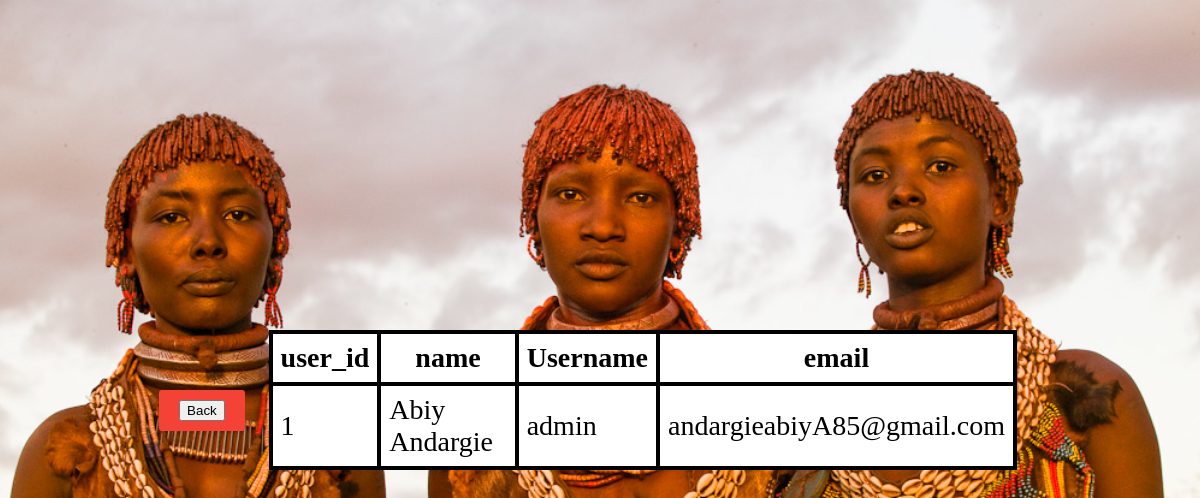
The app's page /manageUsers.php, older data.
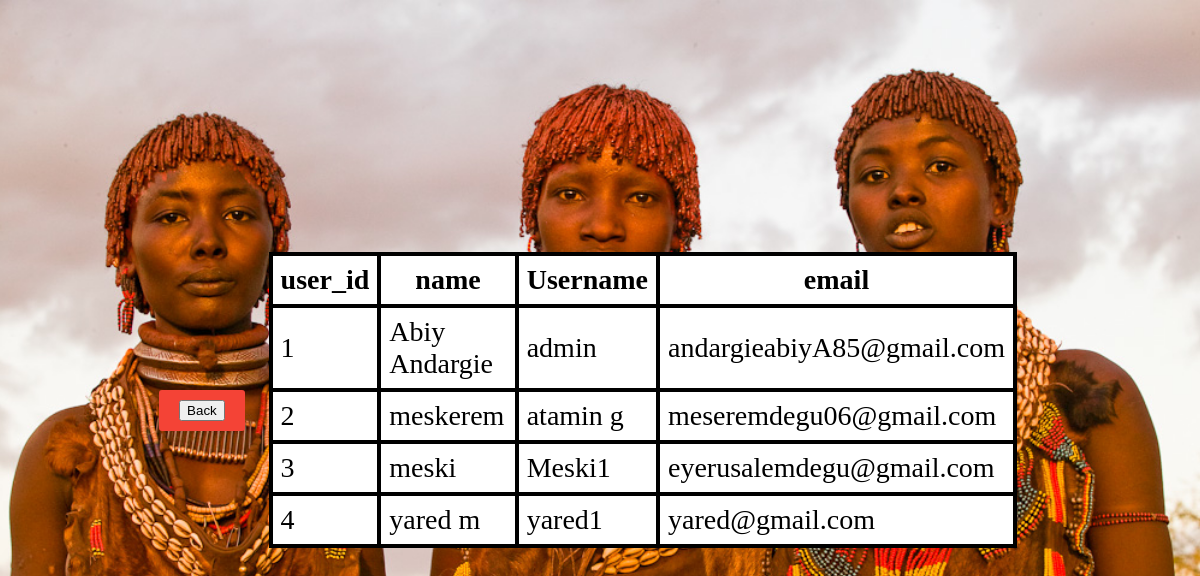
The same page, newer data.
### tables this page shows
CREATE TABLE `users` (
  `user_id` int(11) NOT NULL,
  `name` varchar(255) NOT NULL,
  `username` varchar(255) NOT NULL,
  `email` varchar(255) NOT NULL,
  `password` varchar(255) NOT NULL
);

### manageUsers.php (the view, shortened to what this page needs)
<!DOCTYPE html>
<html lang="en">
<head>
    <link rel="stylesheet" href="css/admintable.css">
</head>
<body>
    <?php
    require_once "dbconnect.php";
    $sql = "SELECT * FROM users";
    $result = $conn->query($sql);
    ?>
    <div class="table-div">
        <div class="back">
            <button id="backButton">Back</button>
        </div>
    </div>
    <div>
        <table border="4" class="table" border-collapse="collapse">
            <tr>
                <th>user_id</th>
                <th>name</th>
                <th>Username</th>
                <th>email</th>
            </tr>
            <?php
            if ($result->num_rows > 0) {
                while ($row = $result->fetch_assoc()) {
                    echo "<tr>";
                    echo "<td>" . $row["user_id"] . "</td>";
                    echo "<td>" . $row["name"] . "</td>";
                    echo "<td>" . $row["username"] . "</td>";
                    echo "<td>" . $row["email"] . "</td>";
                    echo "</tr>";
                }
            } else {
                echo "<tr><td colspan='5'>No users found</td></tr>";
            }
            ?>
        </table>
    </div>

Row changes from the older to the newer data that the page shows:
added users: user_id "2", name "meskerem", username "atamin g", email "meseremdegu06@gmail.com"
added users: user_id "3", name "meski", username "Meski1", email "eyerusalemdegu@gmail.com"
added users: user_id "4", name "yared m", username "yared1", email "yared@gmail.com"
